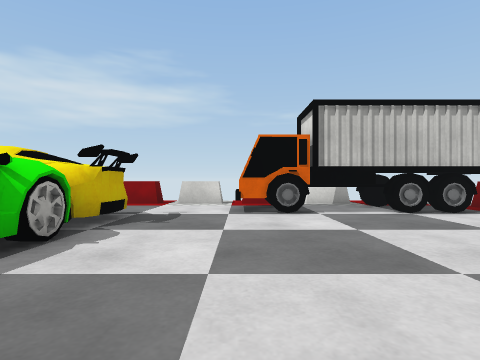
view 1 (above)

19 first-person views from a walk through a scene from a Unity 3-D project. The camera is 0.37 m above the floor, looks level and sees 80° across. The floor is counted in squares, 0.5 m on a side. Each view is taken from the middle of a square. On the plan, view 1 faces up. The plan holds only what a view shows up to about 10 squares ahead; the rest is blank. The player character is not drawn. Some surface patterns are stand-ins.

view 2
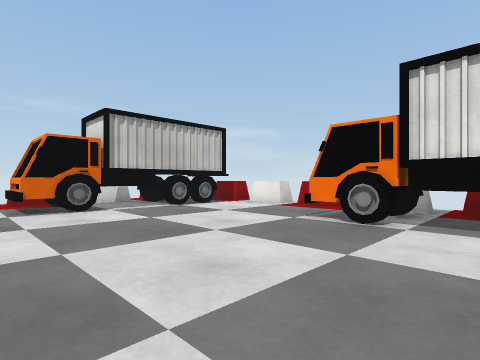

view 3
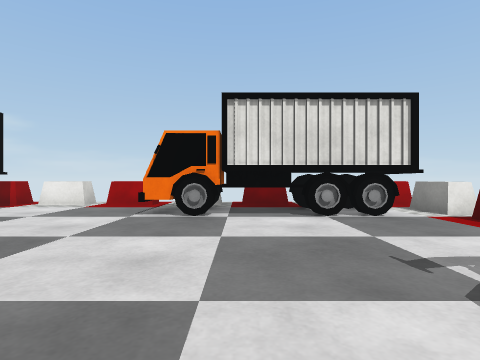

view 4
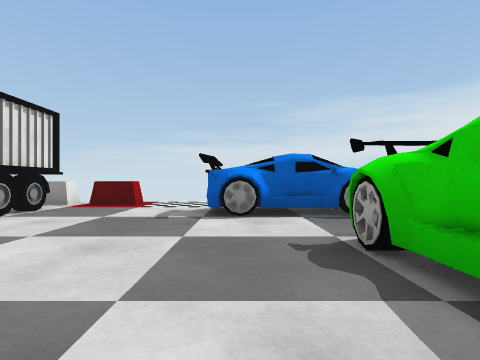

view 5
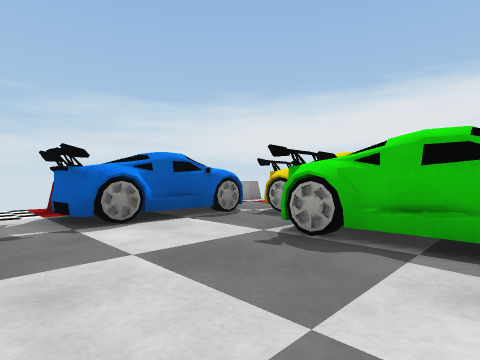

view 6
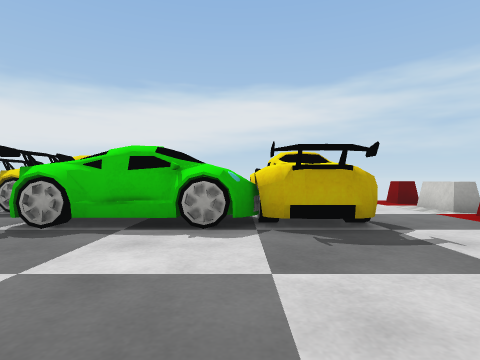

view 7
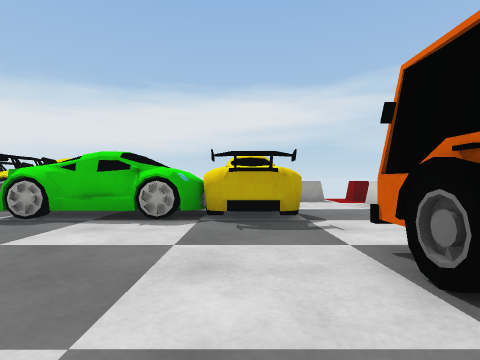

view 8
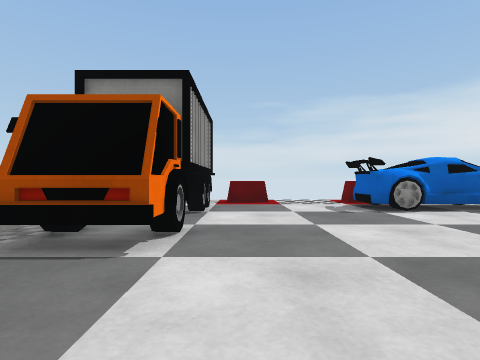

view 9
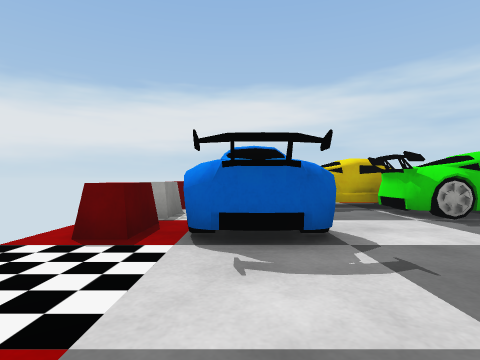

view 10
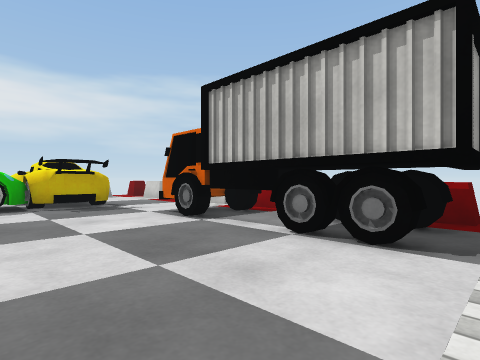

view 11
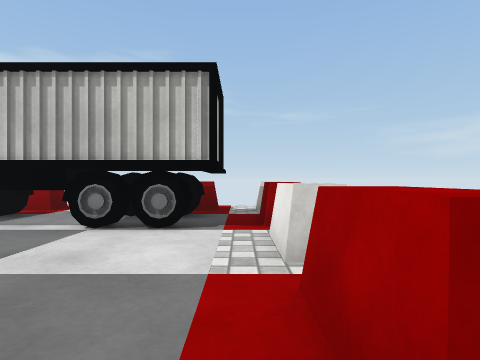

view 12
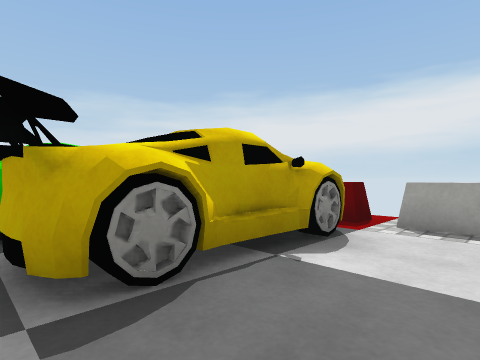

view 13
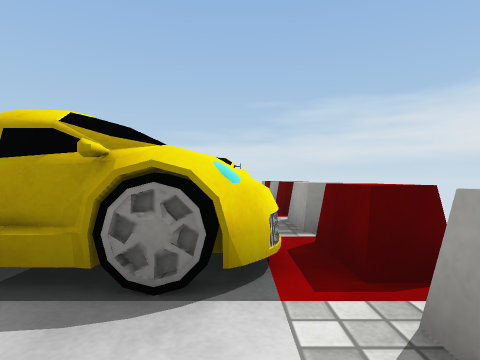

view 14
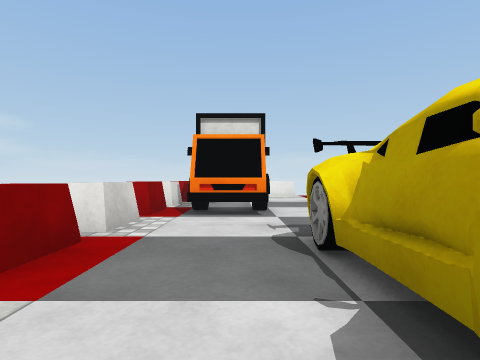

view 15
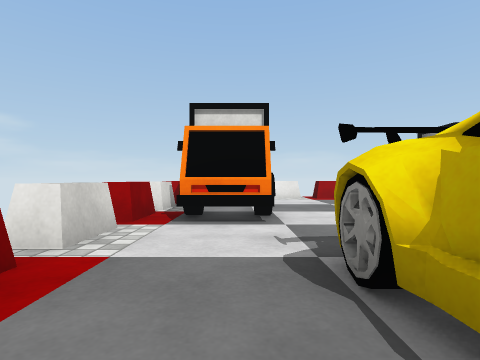

view 16
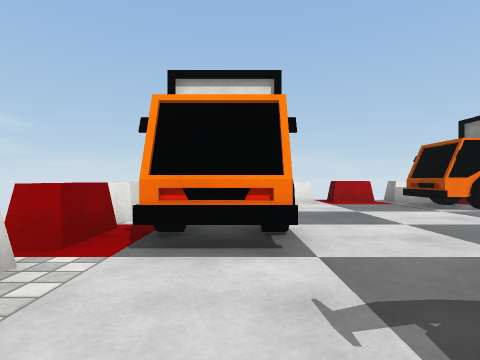

view 17
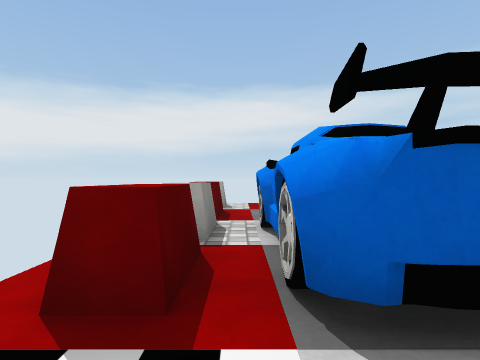

view 18
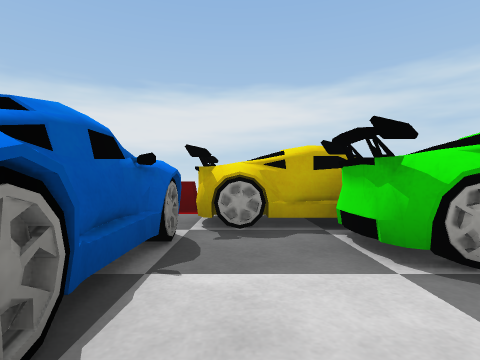

view 19
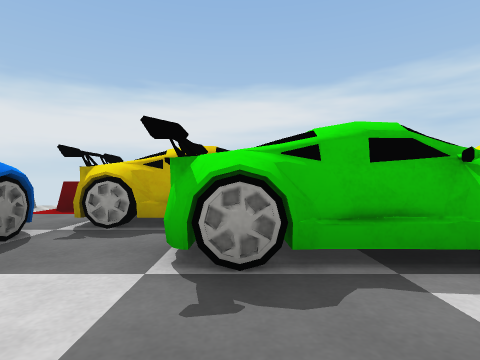

### Floor plan
Key: @ floor where view 1 was taken; # wall or solid block; x gap in a wall; . floor; = window, fence, low wall or low ledge; ^ raised ledge; T truck; O other object.
Columns run from 8 left of view 1 to 7 right of it. Each row starts with its distance up from view 1.
 10 ##########   #
  9 #==^=^=^=^=^=^==
  8 #=......TTTT##T=
  7  ^......TT####T^
  6 #=OOOOO..TTTTT.x
  5  ^OOOOO........^
  4  = OOOO........x
  3  ^   OO........^
  2  =O  O......TT.x
  1  ^OOOOO.....TTT^
  0  = OOO..@...T#T=
 -1  ^ OO.......T#T^
 -2  =OOOOOOO...##T
 -3  ^.. OOOO...##
 -4  ===OOOO....TT
 -5  = ^=^=^..=^=^

Positions as (right, up) in squares from view 1, and headings:
1: (0, 0), facing up
2: (-1, -1), facing up-right
3: (-2, 0), facing right
4: (-1, 4), facing down
5: (1, 3), facing down-left
6: (2, 4), facing left
7: (3, 5), facing left
8: (3, 5), facing down
9: (3, -3), facing left
10: (6, 3), facing up-left
11: (6, 2), facing up
12: (-2, 8), facing down-left
13: (-6, 8), facing down
14: (-6, 7), facing right
15: (-5, 7), facing right
16: (-3, 7), facing right
17: (1, -4), facing left
18: (0, -1), facing left
19: (0, 1), facing left
